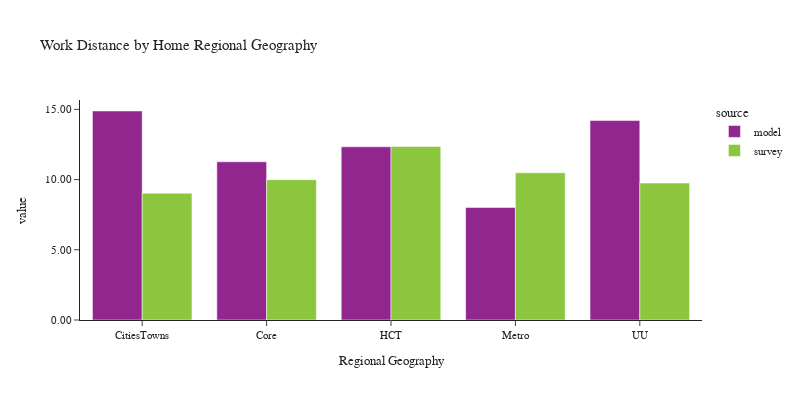

This figure's notebook cell:
### Code cell
plot_work_location(df_workers, 'rg_proposed_home', 'Home Regional Geography', 'Regional Geography')

### Figure 1 — Plotly figure (JSON) as saved in the notebook; plotly's stock layout.template omitted (floating-point values rounded to 4 significant figures)
{"data": [{"alignmentgroup": "True", "customdata": [[190787], [502209], [473511], [723703], [80349]], "hovertemplate": "source=model<br>rg_proposed_home=%{x}<br>value=%{y}<br>sample count=%{customdata[0]}<extra></extra>", "legendgroup": "model", "marker": {"color": "#91268F", "pattern": {"shape": ""}}, "name": "model", "offsetgroup": "model", "orientation": "v", "showlegend": true, "textposition": "auto", "type": "bar", "x": ["CitiesTowns", "Core", "HCT", "Metro", "UU"], "xaxis": "x", "y": [14.88, 11.26, 12.33, 8.008, 14.2], "yaxis": "y"}, {"alignmentgroup": "True", "customdata": [[302], [638], [497], [859], [98]], "hovertemplate": "source=survey<br>rg_proposed_home=%{x}<br>value=%{y}<br>sample count=%{customdata[0]}<extra></extra>", "legendgroup": "survey", "marker": {"color": "#8CC63E", "pattern": {"shape": ""}}, "name": "survey", "offsetgroup": "survey", "orientation": "v", "showlegend": true, "textposition": "auto", "type": "bar", "x": ["CitiesTowns", "Core", "HCT", "Metro", "UU"], "xaxis": "x", "y": [9.03, 9.995, 12.36, 10.49, 9.755], "yaxis": "y"}], "layout": {"barmode": "group", "font": {"size": 11}, "height": 400, "legend": {"title": {"text": "source"}, "tracegroupgap": 0}, "title": {"text": "Work Distance by Home Regional Geography"}, "width": 800, "xaxis": {"anchor": "y", "domain": [0.0, 1.0], "title": {"text": "Regional Geography"}}, "yaxis": {"anchor": "x", "domain": [0.0, 1.0], "tickformat": ".2f", "title": {"text": "value"}}}}
